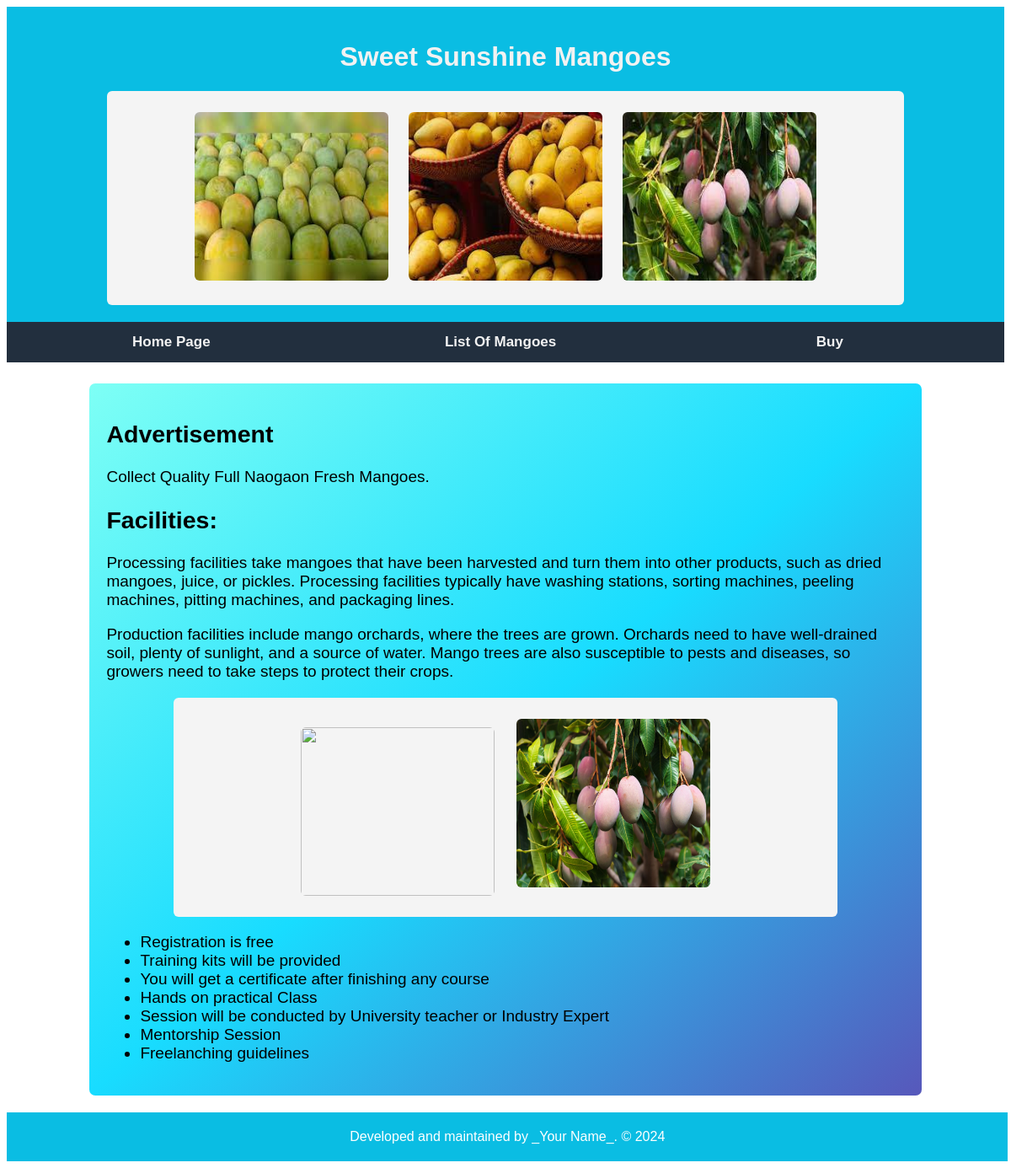
The page / on the database its author committed.
### tables this page shows
CREATE TABLE `facility` (
  `id` int(11) NOT NULL,
  `description` varchar(255) NOT NULL,
  `created_at` datetime NOT NULL DEFAULT CURRENT_TIMESTAMP
);

### index.php (the view)
<?php
include "header.php";
include "dbconnect.php";
$sql="SELECT * FROM facility";
$result=$conn->query($sql);
?>
<div class="announce">
    <h2> Advertisement</h2>
    <p>Collect Quality Full Naogaon Fresh Mangoes.</p>
    <h2>Facilities:</h2>
	<p> Processing facilities take mangoes that have been harvested and turn them into other products, such as dried mangoes, juice, or pickles. Processing facilities typically have washing stations, sorting machines, peeling machines, pitting machines, and packaging lines.
</p>
	<p> Production facilities include mango orchards, where the trees are grown. Orchards need to have well-drained soil, plenty of sunlight, and a source of water. Mango trees are also susceptible to pests and diseases, so growers need to take steps to protect their crops.</p>
    <div class="gallery">
        <img src="milon4.jpg">
        <img src="milon5.jpg">
    </div>
    <ul>
    <?php
    while($row=$result->fetch_assoc()){
        echo "<li>".$row["description"]."</li>";
    }
    ?>
    </ul>
</div>
<?php
include "footer.php";
?>

### style.css (style rules this page uses)
body { font-family: sans-serif; }
.announce { background-image:linear-gradient(to bottom right, #7efff5, #18dcff, #5758BB); width:80%; margin:auto; margin-top:25px !important; padding:20px; border-radius: 7px; font-size: 19px; font-family: sans-serif; }
.gallery { width:80%; margin:auto; margin-top:20px; background-color:#f4f4f4; padding:15px; text-align:center; border-radius:6px; }
.gallery img { height:200px; width:230px; border-radius:6px; margin:10px; }

### rows shown on the page
facility: description "Registration is free"
facility: description "Training kits will be provided"
facility: description "You will get a certificate after finishing any course"
facility: description "Hands on practical Class"
facility: description "Session will be conducted by University teacher or Industry Expert"
facility: description "Mentorship Session"
facility: description "Freelanching guidelines"
